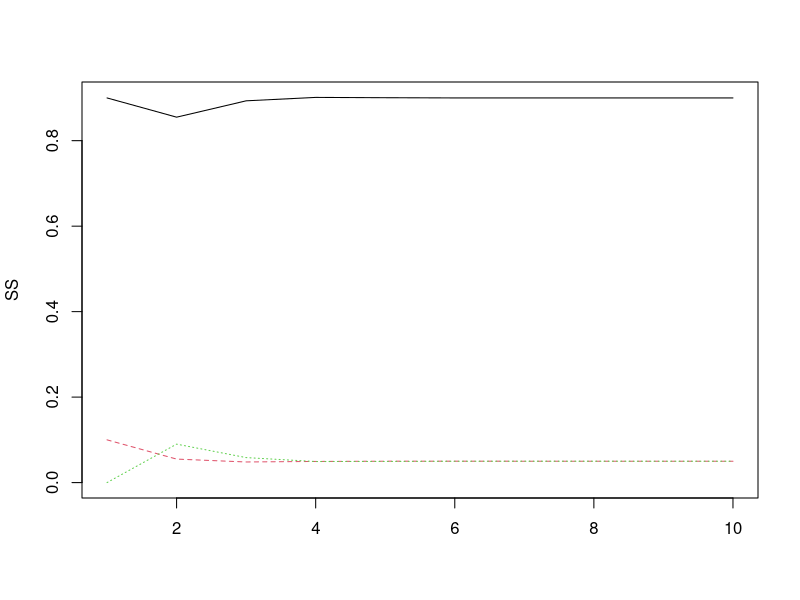
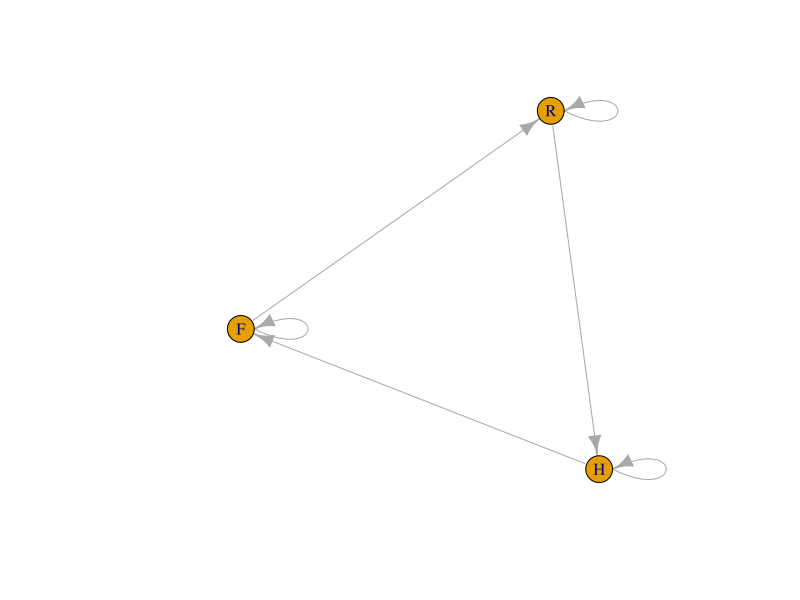
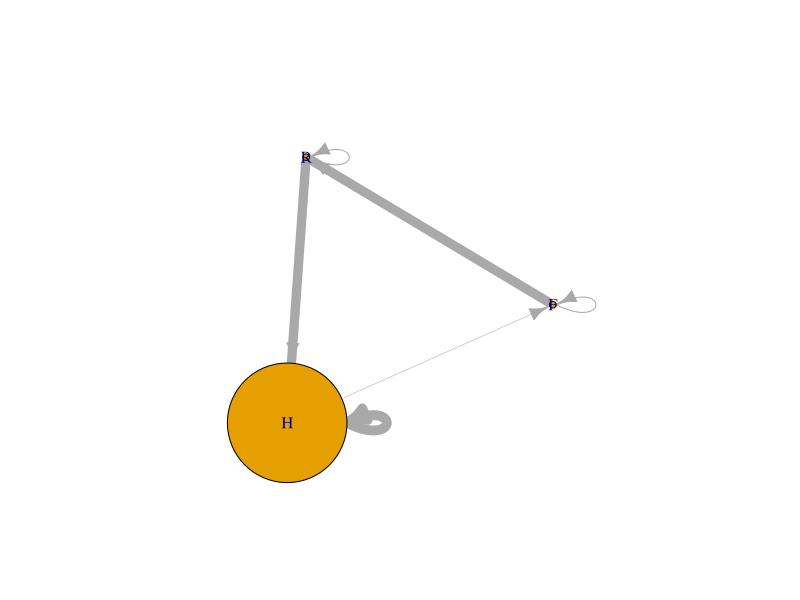

Generate these figures, in order, with R:
## ---- chunk 1
p <- 0.95
q <- 0.1
r <- 0.1
M <- matrix(c(p, 1-p, 0, 0, q,1-q,1-r,0,r), 3,3)
init.S <- c(0.9, 0.1,0)
n <- 10
SS <- matrix(0, n, 3)
SS[1,] <- init.S 
for(i in 2:n){
  SS[i, ] <- M %*% SS[i-1,]
}
SS
matplot(SS, type='l')
n <- 10
for(i in 2:n){
  SS[i, ] <- M %*% SS[i-1,]
}
## ---- chunk 2
el <- matrix(c('H','F','F','R','R','H','H','H','F','F','R','R'), 6,2, byrow=TRUE)
el
library(igraph)
g5 <- graph.edgelist(el)
plot(g5)
V(g5)
E(g5)
# t = 5の時のサイズをみる
V(g5)$size <- 100*SS[10,]
p <- 0.95
q <- 0.1
r <- 0.1
E(g5)$width <- 10*c((1-p), (1-q), (1-r), p, q, r)
plot(g5)
